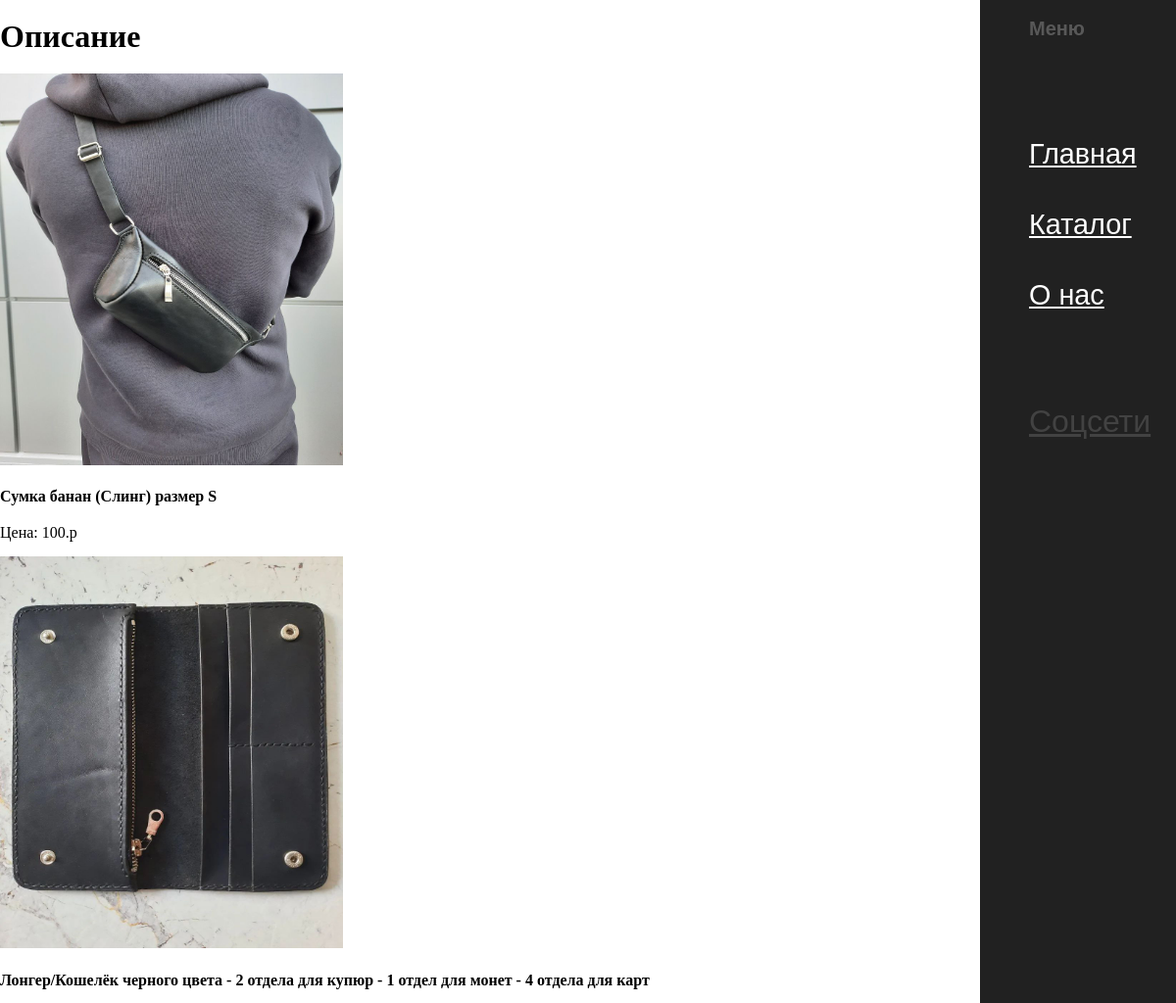
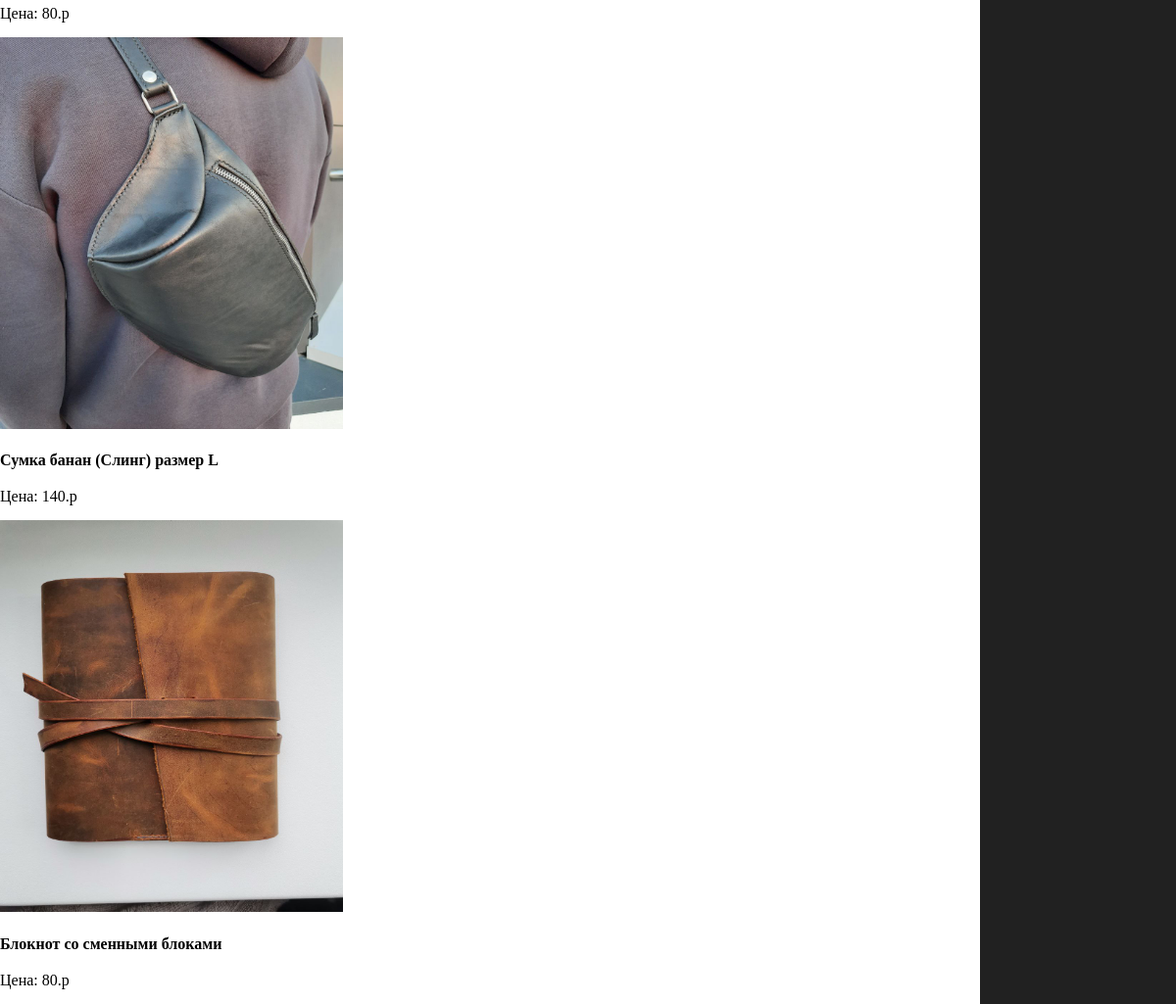
/description/, run on the app's committed database (2 pictures, top to bottom).
### web/models.py (models this page shows, shortened)
class Product(models.Model):
    name = models.CharField(max_length=100)
    description = models.TextField()
    price = models.IntegerField()
    availability = models.BooleanField(default=True)
    img = models.ImageField(default='no_image.jpg', upload_to='product_image')

### web/views.py (the view)
# urls.py: path('description/', views.description, name='description'),
def description(request):
    product = Product.objects.all()
    return render(request, 'web/description.html', {'pr': product})

### web/templates/web/description.html (shortened to what this page needs)
{% extends 'web/base.html' %}
{% block header %}
Описание
{% endblock %}
{% block content %}
    {% for post in pr %}
        {% if post.name %}
            <div class="post_img1">
                <img src=" {{ post.img.url }}" alt="">
                <h4>{{ post.description }}</h4>
                <p>Цена: {{ post.price }}.р</p>
            </div>
        {% endif %}
    {% endfor %}
{% endblock %}

### web/static/web/style.css (style rules this page uses)
.post_img1 img { width: 350px; height: 400px; }

### data on the page
Product: img (picture), description "Сумка банан (Слинг) размер S", price "100"
Product: img (picture), description "Лонгер/Кошелёк черного цвета - 2 отдела для купюр - 1 отдел для монет - 4 отдела для карт", price "80"
Product: img (picture), description "Сумка банан (Слинг) размер L", price "140"
Product: img (picture), description "Блокнот со сменными блоками", price "80"
